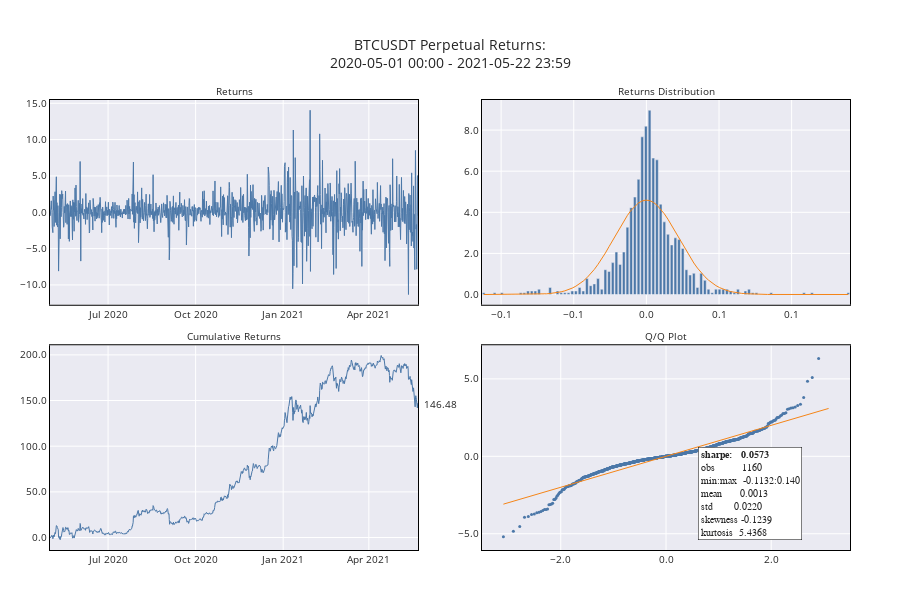

Notebook cell for this chart:
### Code cell
fig = utils.make_returns_chart(df_perpetual, title="BTCUSDT Perpetual")
fig.show()

### Figure 1 — Plotly figure (JSON) as saved in the notebook; plotly's stock layout.template omitted (floating-point values rounded to 4 significant figures; data arrays with more than 128 entries replaced by an {"elided": "..."} marker saying what was removed)
{"data": [{"line": {"color": "#4C78A8", "width": 1}, "name": "return", "type": "scatter", "x": {"elided": "1161 str values"}, "xaxis": "x", "y": {"elided": "1161 float values"}, "yaxis": "y"}, {"line": {"color": "#4C78A8", "width": 1}, "name": "cum. return", "type": "scatter", "x": {"elided": "1161 str values"}, "xaxis": "x3", "y": {"elided": "1161 float values"}, "yaxis": "y3"}, {"marker": {"color": "#4C78A8"}, "name": "pct. of returns", "type": "bar", "x": [-0.112, -0.1095, -0.107, -0.1045, -0.102, -0.0995, -0.09675, -0.0942, -0.09165, -0.0891, -0.08655, -0.08405, -0.0815, -0.07895, -0.07645, -0.0739, -0.07135, -0.06885, -0.0663, -0.06375, -0.0612, -0.05865, -0.05615, -0.0536, -0.05105, -0.04855, -0.046, -0.04345, -0.04095, -0.0384, -0.03585, -0.0333, -0.03075, -0.02825, -0.0257, -0.02315, -0.02065, -0.0181, -0.01555, -0.01305, -0.01051, -0.007955, -0.00542, -0.00288, -0.000344, 0.002191, 0.004725, 0.00726, 0.009815, 0.01235, 0.01485, 0.0174, 0.01995, 0.02245, 0.025, 0.02755, 0.0301, 0.03265, 0.03515, 0.0377, 0.04025, 0.04275, 0.0453, 0.04785, 0.05035, 0.0529, 0.05545, 0.058, 0.06055, 0.06305, 0.0656, 0.06815, 0.07065, 0.0732, 0.07575, 0.07825, 0.0808, 0.08335, 0.0859, 0.08845, 0.09095, 0.0935, 0.09605, 0.09855, 0.1009, 0.1035, 0.106, 0.1085, 0.1115, 0.114, 0.1165, 0.119, 0.1215, 0.124, 0.1265, 0.129, 0.1315, 0.134, 0.1365, 0.139], "xaxis": "x2", "y": [0.08621, 0, 0, 0.08621, 0, 0.08621, 0, 0, 0, 0, 0.08621, 0.08621, 0.1724, 0.1724, 0.1724, 0.2586, 0, 0, 0.3448, 0, 0.1724, 0.08621, 0.08621, 0.08621, 0.1724, 0.1724, 0.3448, 0.1724, 0.7759, 0.431, 0.5172, 0.7759, 0.2586, 1.207, 1.121, 1.552, 2.069, 1.466, 2.069, 3.276, 4.224, 4.741, 5.603, 7.672, 8.19, 8.966, 6.638, 6.552, 4.397, 3.534, 2.931, 2.414, 2.759, 2.672, 2.241, 1.207, 0.9483, 1.034, 0.3448, 1.034, 0.6897, 0.2586, 0.08621, 0.2586, 0.2586, 0.2586, 0.2586, 0.1724, 0.08621, 0.2586, 0, 0.1724, 0.2586, 0.08621, 0.08621, 0, 0, 0, 0.08621, 0, 0, 0, 0, 0, 0, 0, 0, 0.08621, 0, 0.08621, 0, 0, 0, 0, 0, 0, 0, 0, 0, 0.08621], "yaxis": "y2"}, {"line": {"color": "#F58518", "width": 1}, "name": "normal", "type": "scatter", "x": [-0.112, -0.1095, -0.107, -0.1045, -0.102, -0.0995, -0.09675, -0.0942, -0.09165, -0.0891, -0.08655, -0.08405, -0.0815, -0.07895, -0.07645, -0.0739, -0.07135, -0.06885, -0.0663, -0.06375, -0.0612, -0.05865, -0.05615, -0.0536, -0.05105, -0.04855, -0.046, -0.04345, -0.04095, -0.0384, -0.03585, -0.0333, -0.03075, -0.02825, -0.0257, -0.02315, -0.02065, -0.0181, -0.01555, -0.01305, -0.01051, -0.007955, -0.00542, -0.00288, -0.000344, 0.002191, 0.004725, 0.00726, 0.009815, 0.01235, 0.01485, 0.0174, 0.01995, 0.02245, 0.025, 0.02755, 0.0301, 0.03265, 0.03515, 0.0377, 0.04025, 0.04275, 0.0453, 0.04785, 0.05035, 0.0529, 0.05545, 0.058, 0.06055, 0.06305, 0.0656, 0.06815, 0.07065, 0.0732, 0.07575, 0.07825, 0.0808, 0.08335, 0.0859, 0.08845, 0.09095, 0.0935, 0.09605, 0.09855, 0.1009, 0.1035, 0.106, 0.1085, 0.1115, 0.114, 0.1165, 0.119, 0.1215, 0.124, 0.1265, 0.129, 0.1315, 0.134, 0.1365, 0.139], "xaxis": "x2", "y": [1.055e-05, 2.093e-05, 3.27e-05, 6.287e-05, 9.622e-05, 0.0001794, 0.0002972, 0.0004955, 0.0007997, 0.001298, 0.00204, 0.003166, 0.004932, 0.007455, 0.01112, 0.01664, 0.02419, 0.03471, 0.04984, 0.06967, 0.09735, 0.1326, 0.1782, 0.239, 0.313, 0.4045, 0.521, 0.656, 0.8153, 1.008, 1.221, 1.469, 1.732, 2.017, 2.33, 2.642, 2.958, 3.281, 3.578, 3.852, 4.101, 4.303, 4.456, 4.554, 4.592, 4.57, 4.488, 4.349, 4.157, 3.926, 3.661, 3.357, 3.049, 2.734, 2.408, 2.103, 1.802, 1.533, 1.287, 1.059, 0.8663, 0.6996, 0.5526, 0.4347, 0.3376, 0.256, 0.1937, 0.1429, 0.1053, 0.0766, 0.05427, 0.03845, 0.0269, 0.01829, 0.01246, 0.008384, 0.005475, 0.003587, 0.00228, 0.001455, 0.0009167, 0.0005593, 0.0003432, 0.0002079, 0.0001324, 7.036e-05, 4.57e-05, 2.355e-05, 1.192e-05, 7.488e-06, 3.673e-06, 2.261e-06, 1.075e-06, 6.485e-07, 2.99e-07, 1.766e-07, 7.898e-08, 4.57e-08, 1.981e-08, 1.123e-08], "yaxis": "y2"}, {"marker": {"color": "#4C78A8", "size": 3}, "mode": "markers", "name": "return norm.", "type": "scatter", "x": {"elided": "1161 float values"}, "xaxis": "x4", "y": {"elided": "1161 float values"}, "yaxis": "y4"}, {"line": {"color": "#F58518", "width": 1}, "name": "norm.", "type": "scatter", "x": {"elided": "1161 float values"}, "xaxis": "x4", "y": {"elided": "1161 float values"}, "yaxis": "y4"}], "layout": {"annotations": [{"font": {"size": 10}, "showarrow": false, "text": "Returns", "x": 0.23, "xanchor": "center", "xref": "paper", "y": 1, "yanchor": "bottom", "yref": "paper"}, {"font": {"size": 10}, "showarrow": false, "text": "Returns Distribution", "x": 0.77, "xanchor": "center", "xref": "paper", "y": 1, "yanchor": "bottom", "yref": "paper"}, {"font": {"size": 10}, "showarrow": false, "text": "Cumulative Returns", "x": 0.23, "xanchor": "center", "xref": "paper", "y": 0.455, "yanchor": "bottom", "yref": "paper"}, {"font": {"size": 10}, "showarrow": false, "text": "Q/Q Plot", "x": 0.77, "xanchor": "center", "xref": "paper", "y": 0.455, "yanchor": "bottom", "yref": "paper"}, {"align": "left", "font": {"size": 10}, "showarrow": false, "text": "146.48", "x": 0.465, "xanchor": "left", "xref": "paper", "y": 146.5, "yref": "y3"}, {"align": "left", "bgcolor": "white", "bordercolor": "black", "borderpad": 2, "borderwidth": 0.5, "font": {"family": "Courier New, monospace", "size": 10}, "showarrow": false, "text": "<b>sharpe:   0.0573</b><br>obs         1160<br>min:max  -0.1132:0.140<br>mean      0.0013<br>std       0.0220<br>skewness -0.1239<br>kurtosis  5.4368", "x": 0.81, "xanchor": "left", "xref": "paper", "y": 0.23, "yanchor": "top", "yref": "paper"}], "font": {"size": 10}, "height": 600, "margin": {"b": 50, "l": 50, "r": 50, "t": 100}, "showlegend": false, "title": {"text": "BTCUSDT Perpetual Returns:<br>2020-05-01 00:00 - 2021-05-22 23:59"}, "xaxis": {"anchor": "y", "domain": [0, 0.46], "linecolor": "black", "linewidth": 1, "mirror": true, "showline": true}, "xaxis2": {"anchor": "y2", "domain": [0.54, 1], "linecolor": "black", "linewidth": 1, "mirror": true, "showline": true, "tickformat": "0.1f"}, "xaxis3": {"anchor": "y3", "domain": [0, 0.46], "linecolor": "black", "linewidth": 1, "mirror": true, "showline": true}, "xaxis4": {"anchor": "y4", "domain": [0.54, 1], "linecolor": "black", "linewidth": 1, "mirror": true, "showline": true, "tickformat": "0.1f"}, "yaxis": {"anchor": "x", "domain": [0.545, 1], "linecolor": "black", "linewidth": 1, "mirror": true, "showline": true, "tickformat": "0.1f"}, "yaxis2": {"anchor": "x2", "domain": [0.545, 1], "linecolor": "black", "linewidth": 1, "mirror": true, "showline": true, "tickformat": "0.1f"}, "yaxis3": {"anchor": "x3", "domain": [0, 0.455], "linecolor": "black", "linewidth": 1, "mirror": true, "showline": true, "tickformat": "0.1f"}, "yaxis4": {"anchor": "x4", "domain": [0, 0.455], "linecolor": "black", "linewidth": 1, "mirror": true, "showline": true, "tickformat": "0.1f"}}}
